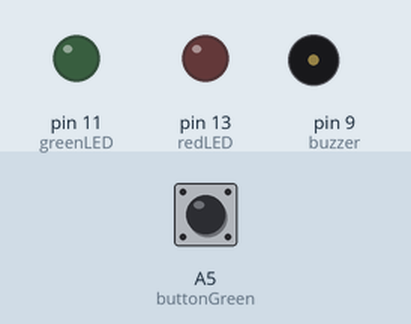
A sketch run on a simulated Arduino Uno, built with avr-gcc and run on an emulated ATmega328P. Parts: output pins drawn as LEDs (lit = HIGH), buzzer (waves = sounding). Dashed ring = blinking. Inputs (shaded band) come from the test bench; at power-on: A5 (buttonGreen) HIGH. Random numbers use the default seed unless the sketch sets one.

Above: at 2.0 s.
2.1 s: A5 (buttonGreen) pulled LOW for 0.15 s
At 2.35 s:
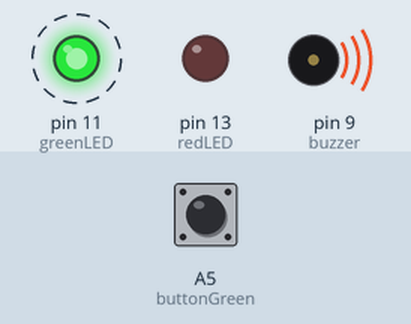
At 4.65 s:
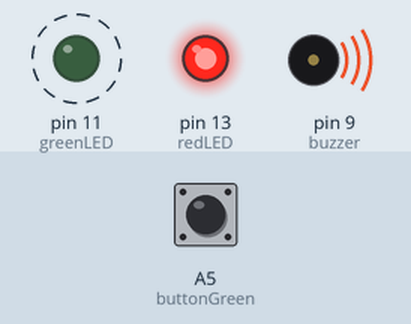
Timing chart, 0 to 6.3 s (numbered marks = the images above; inputs shaded):
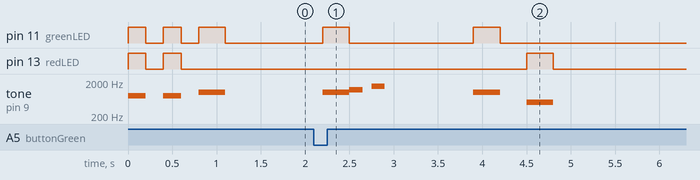

Measured:
- after the input at 2.1 s, pin 11 (greenLED): alternates HIGH for 0.30 s and LOW for 1.4 s, 4 changes in all, then stays LOW, starting after 0.10 s; pin 13 (redLED): LOW → HIGH after 2.4 s, → LOW 0.30 s later
- by itself, tone on pin 9 (buzzer): plays 800 Hz for 0.20 s, 800 Hz for 0.20 s, 1000 Hz for 0.30 s

The sketch:

Alpha_SimonSays.ino
```cpp
const int greenLED = 11;
const int redLED = 13;
const int buzzer = 9;

const int buttonGreen = A5;
const int buttonRed = A4;

const int sequenceLength = 3;
int sequence[sequenceLength];
int currentLevel = 1;

void setup() {
  pinMode(greenLED, OUTPUT);
  pinMode(redLED, OUTPUT);
  pinMode(buzzer, OUTPUT);

  pinMode(buttonGreen, INPUT_PULLUP);
  pinMode(buttonRed, INPUT_PULLUP);

  Serial.begin(9600);

  randomSeed(analogRead(A0)); // Noise for randomness
  generateSequence();
  introSequence();
}

void loop() {
  // Play current sequence
  for (int i = 0; i < currentLevel; i++) {
    playLED(sequence[i]);
    delay(300);
  }

  // Get player input and check
  for (int i = 0; i < currentLevel; i++) {
    int playerInput = getPlayerInput();
    if (playerInput != sequence[i]) {
      failSequence();
      currentLevel = 1;
      delay(1000);
      return;
    }
  }

  successBeep();
  currentLevel++;
  if (currentLevel > sequenceLength) {
    winSequence();
    currentLevel = 1;
  }

  delay(1000); // Pause before next round
}

void generateSequence() {
  for (int i = 0; i < sequenceLength; i++) {
    sequence[i] = random(0, 2); // 0 = green, 1 = red
  }
}

void playLED(int color) {
  int ledPin = (color == 0) ? greenLED : redLED;
  int toneFreq = (color == 0) ? 1000 : 500;

  digitalWrite(ledPin, HIGH);
  tone(buzzer, toneFreq);
  delay(300);
  digitalWrite(ledPin, LOW);
  noTone(buzzer);
}

int getPlayerInput() {
  while (true) {
    if (digitalRead(buttonGreen) == HIGH) {
      waitRelease(buttonGreen);
      playLED(0); // feedback
      return 0;
    }
    if (digitalRead(buttonRed) == HIGH) {
      waitRelease(buttonRed);
      playLED(1); // feedback
      return 1;
    }
  }
}

void waitRelease(int pin) {
  while (digitalRead(pin) == HIGH);
  delay(100); // debounce
}

void introSequence() {
  for (int i = 0; i < 2; i++) {
    digitalWrite(greenLED, HIGH);
    digitalWrite(redLED, HIGH);
    tone(buzzer, 800); delay(200);
    digitalWrite(greenLED, LOW);
    digitalWrite(redLED, LOW);
    noTone(buzzer); delay(200);
  }
}

void failSequence() {
  Serial.println("❌ WRONG SEQUENCE");
  for (int i = 0; i < 3; i++) {
    digitalWrite(redLED, HIGH);
    tone(buzzer, 300); delay(150);
    digitalWrite(redLED, LOW);
    noTone(buzzer); delay(150);
  }
}

void successBeep() {
  tone(buzzer, 1200); delay(150);
  noTone(buzzer); delay(100);
  tone(buzzer, 1500); delay(150);
  noTone(buzzer);
}

void winSequence() {
  for (int i = 0; i < 5; i++) {
    digitalWrite(greenLED, HIGH);
    tone(buzzer, 1000); delay(100);
    digitalWrite(greenLED, LOW);
    noTone(buzzer); delay(100);
  }
  Serial.println("🏆 YOU WIN!");
}
```
